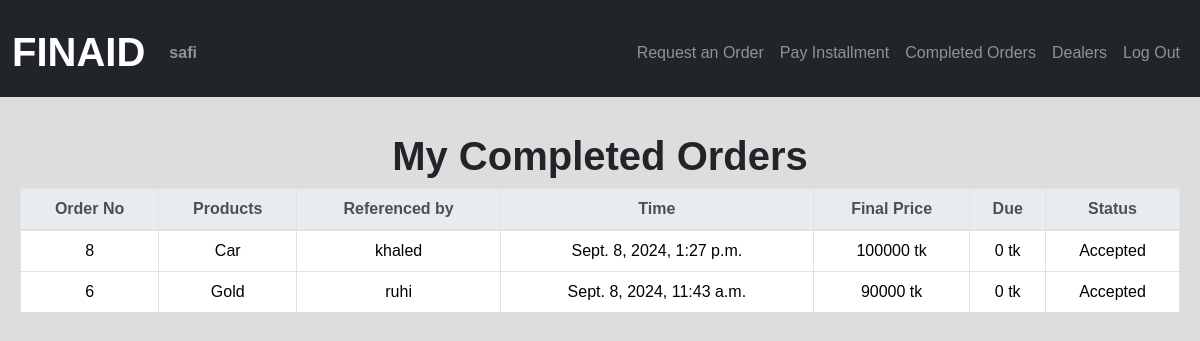
The page /paid_products (signed in) on the database its author committed.
### finaidbd/models.py (models this page shows, shortened)
class User(AbstractUser):
    pass

class Order(models.Model):
    product = models.CharField(max_length=1000)
    ordered_by = models.ForeignKey(User, on_delete=models.CASCADE, related_name="orderer")
    referenced_by = models.ForeignKey(Deal_officer, on_delete=models.CASCADE, related_name="refer")
    time = models.DateTimeField(auto_now_add=True)
    maxim_price = models.IntegerField()
    monthly_pay = models.IntegerField()
    is_accept = models.BooleanField(default=False)
    final_price = models.IntegerField(blank=True, null=True)
    mnthpay_final = models.IntegerField(blank=True, null=True)
    due = models.IntegerField(blank=True, null=True)
    is_complete = models.BooleanField(default=False)

class Deal_officer(models.Model):
    name = models.CharField(max_length=64)
    mobile = models.IntegerField()
    pic = models.ImageField(upload_to='images/', blank=True, null=True)

### finaidbd/views.py (the view)
# urls.py: path("paid_products", views.paid, name="paid"),
@login_required
def paid(request):
        d = Order.objects.filter(is_accept=True, is_complete=True).order_by('time').reverse()
        p_ordr = Order.objects.filter(is_accept=True, is_complete=True, ordered_by=request.user).order_by('time').reverse()
        return render(request, "finaidbd/index.html", {
         "orders": d,
         "p_orders": p_ordr,
         "heading": "Completed",
         "heading_gu": "Completed Orders"
        })

### finaidbd/templates/finaidbd/index.html (shortened to what this page needs)
{% extends "finaidbd/layout.html" %}
{% block body %}
    {% if user.is_authenticated %}
        {% if user.is_superuser %}
                <div style="padding:10px; margin:10px;">
                <h1 class="h1" style="text-align: center;">{{ heading }} Orders</h1>
                <table class="table table-bordered table-hover table striped">
                    <thead class="thead-light">
                        <tr style="text-align:center;">
                            <th>Order No</th>
                            <th>Ordered by</th>
                            <th>Products</th>
                            <th>Referenced by</th>
                            <th>Time</th>
                            <th>Final Price</th>
                            <th>Due</th>
                        </tr>
                    </thead>
                    <tbody>
                        {% for order in orders %}
                        <tr style="text-align:center;" onclick="window.location.href=`{% url 'installment' order.id %}`">
                            <td>{{ order.id }}</td>
                            <td>{{ order.ordered_by }}</td>
                            <td>{{ order.product }}</td>
                            <td>{{ order.referenced_by.name }}</td>
                            <td>{{ order.time }}</td>
                            <td>{{ order.final_price }} tk</td>
                            <td>{{ order.due }} tk</td>
                        </tr>
                        {% empty %}
                        <tr>
                            <td style="text-align:center;" colspan="7">No {{ heading }} Orders Yet</td>
                        </tr>
                        {% endfor %}
                    </tbody>
                </table>
            </div>
        {% else %}
            <div style="padding:10px; margin:10px;">
                <h1 class="h1" style="text-align: center;">My {{ heading_gu }}</h1>
                <table class="table table-bordered table-hover table striped">
                    <thead class="thead-light">
                        <tr style="text-align:center;">
                            <th>Order No</th>
                            <th>Products</th>
                            <th>Referenced by</th>
                            <th>Time</th>
                            <th>Final Price</th>
                            <th>Due</th>
                            <th>Status</th>
                        </tr>
                    </thead>
                    <tbody>
                        {% for order in p_orders %}
                        <tr style="text-align:center;" onclick="window.location.href=`{% url 'installment' order.id %}`">
                            <td>{{ order.id }}</td>
                            <td>{{ order.product }}</td>
                            <td>{{ order.referenced_by.name }}</td>
                            <td>{{ order.time }}</td>
                            <td>{{ order.final_price }} tk</td>
                            <td>{{ order.due }} tk</td>
                            <td>
                                {% if order.is_accept %}
                                    Accepted
                                {% else %}
                                    Pending...
                                {% endif %}
                            </td>
                        </tr>
                        {% empty %}
                        <tr>
                            <td style="text-align:center;" colspan="7">No {{ heading_gu }} Yet.</td>
                        </tr>
                        {% endfor %}
                    </tbody>
                </table>
            </div>
        {% endif %}
    {% endif %}
{% endblock %}

### finaidbd/templates/finaidbd/layout.html (shortened to what this page needs)
{% load static %}
<!DOCTYPE html>
<html>
    <head>
        <link rel="stylesheet" href="https://stackpath.bootstrapcdn.com/bootstrap/4.4.1/css/bootstrap.min.css">
        <link href="https://cdn.jsdelivr.net/npm/bootstrap@5.3.3/dist/css/bootstrap.min.css" rel="stylesheet">
        <link rel="stylesheet" type="text/css" href="{% static 'finaidbd/styles.css' %}">
        <link rel="stylesheet" href="https://cdn.jsdelivr.net/npm/bootstrap-icons@1.10.5/font/bootstrap-icons.css">
    </head>
    <body>
        <nav class="bg-dark navbar navbar-expand-md navbar-dark">
            <div class="container-fluid">
                <a class="navbar-brand" href="{% url 'index' %}"><h1 class="h1">FINAID</h1></a>
                <div class="collapse navbar-collapse" id="navbar">
                    <ul class="navbar-nav me-auto mt-2">
                        {% if user.is_authenticated %}
                            <li class="nav-item">
                                <a class="nav-link" href="#" id="pro"><strong>{{ user.username }}</strong></a>
                            </li>
                        {% endif %}
                    </ul>
                    <ul class="navbar-nav ms-auto mt-2">
                        {% if user.is_authenticated and not user.is_superuser %}
                            <li class="nav-item">
                                <a class="nav-link" href="{% url 'order' %}">Request an Order</a>
                            </li>
                            <li class="nav-item">
                                <a class="nav-link" href="{% url 'pay_inst' %}">Pay Installment</a>
                            </li>
                        {% endif %}
                        {% if user.is_authenticated %}
                            <li class="nav-item">
                                <a class="nav-link" href="{% url 'paid' %}">Completed Orders</a>
                            </li>
                            <li class="nav-item">
                                <a class="nav-link" href="{% url 'dealers' %}">Dealers</a>
                            </li>
                            <li class="nav-item">
                                <a class="nav-link" href="{% url 'logout' %}">Log Out</a>
                            </li>
                        {% endif %}
                    </ul>
                </div>
            </div>
        </nav>
        <div class="body">
            {% block body %}
            {% endblock %}
        </div>
    </body>
</html>

### finaidbd/static/finaidbd/styles.css (style rules this page uses)
* { box-sizing: border-box; }
body { margin: 0; font-family: Arial, sans-serif; background-color: #dddddd; }
.h1 { padding-top: 15px; font-weight: bold; }
a { color: black; text-decoration: none; }

### rows shown on the page
User: username "safi"
Order: id "8", product "Car", referenced_by.name "khaled", time "Sept. 8, 2024, 1:27 p.m.", final_price "100000", due "0", is_accept "Accepted"
Order: id "6", product "Gold", referenced_by.name "ruhi", time "Sept. 8, 2024, 11:43 a.m.", final_price "90000", due "0", is_accept "Accepted"

### other values the page prints
{{ heading_gu }} "Completed Orders"
